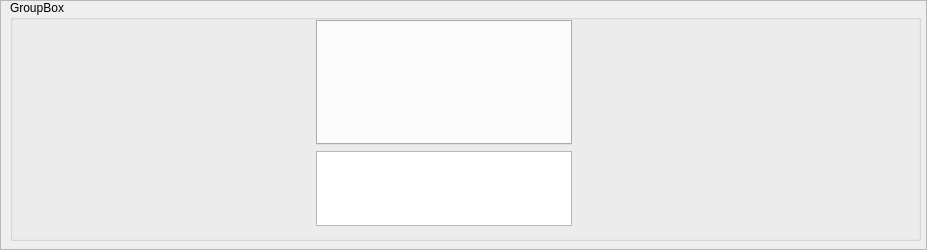
<?xml version="1.0" encoding="UTF-8"?>
<ui version="4.0">
 <class>AnalysisBox</class>
 <widget class="QFrame" name="AnalysisBox">
  <property name="geometry">
   <rect>
    <x>0</x>
    <y>0</y>
    <width>927</width>
    <height>250</height>
   </rect>
  </property>
  <property name="minimumSize">
   <size>
    <width>927</width>
    <height>250</height>
   </size>
  </property>
  <property name="maximumSize">
   <size>
    <width>927</width>
    <height>250</height>
   </size>
  </property>
  <property name="windowTitle">
   <string>Frame</string>
  </property>
  <property name="frameShape">
   <enum>QFrame::StyledPanel</enum>
  </property>
  <property name="frameShadow">
   <enum>QFrame::Sunken</enum>
  </property>
  <widget class="QGroupBox" name="groupBox">
   <property name="geometry">
    <rect>
     <x>10</x>
     <y>0</y>
     <width>911</width>
     <height>241</height>
    </rect>
   </property>
   <property name="title">
    <string>GroupBox</string>
   </property>
   <widget class="QPushButton" name="close">
    <property name="geometry">
     <rect>
      <x>890</x>
      <y>0</y>
      <width>25</width>
      <height>25</height>
     </rect>
    </property>
    <property name="text">
     <string/>
    </property>
    <property name="icon">
     <iconset resource="../../resources.qrc">
      <normaloff>:/icons/resources/icons/close.png</normaloff>:/icons/resources/icons/close.png</iconset>
    </property>
    <property name="iconSize">
     <size>
      <width>25</width>
      <height>25</height>
     </size>
    </property>
    <property name="flat">
     <bool>true</bool>
    </property>
   </widget>
   <widget class="QWidget" name="horizontalLayoutWidget">
    <property name="geometry">
     <rect>
      <x>0</x>
      <y>20</y>
      <width>911</width>
      <height>212</height>
     </rect>
    </property>
    <layout class="QHBoxLayout" name="horizontalLayout">
     <property name="sizeConstraint">
      <enum>QLayout::SetFixedSize</enum>
     </property>
     <item>
      <widget class="QFrame" name="anaRawVid">
       <property name="minimumSize">
        <size>
         <width>300</width>
         <height>0</height>
        </size>
       </property>
      </widget>
     </item>
     <item>
      <layout class="QVBoxLayout" name="verticalLayout">
       <item>
        <widget class="QTabWidget" name="tabWidget">
         <property name="minimumSize">
          <size>
           <width>0</width>
           <height>125</height>
          </size>
         </property>
         <property name="maximumSize">
          <size>
           <width>400</width>
           <height>125</height>
          </size>
         </property>
         <property name="currentIndex">
          <number>-1</number>
         </property>
        </widget>
       </item>
       <item>
        <widget class="QTextEdit" name="userComment">
         <property name="sizePolicy">
          <sizepolicy hsizetype="Minimum" vsizetype="Minimum">
           <horstretch>0</horstretch>
           <verstretch>0</verstretch>
          </sizepolicy>
         </property>
         <property name="minimumSize">
          <size>
           <width>0</width>
           <height>75</height>
          </size>
         </property>
         <property name="maximumSize">
          <size>
           <width>400</width>
           <height>75</height>
          </size>
         </property>
        </widget>
       </item>
      </layout>
     </item>
     <item>
      <widget class="QFrame" name="anaVid">
       <property name="minimumSize">
        <size>
         <width>300</width>
         <height>0</height>
        </size>
       </property>
      </widget>
     </item>
    </layout>
   </widget>
  </widget>
 </widget>
 <resources>
  <include location="../../resources.qrc"/>
 </resources>
 <connections/>
</ui>
